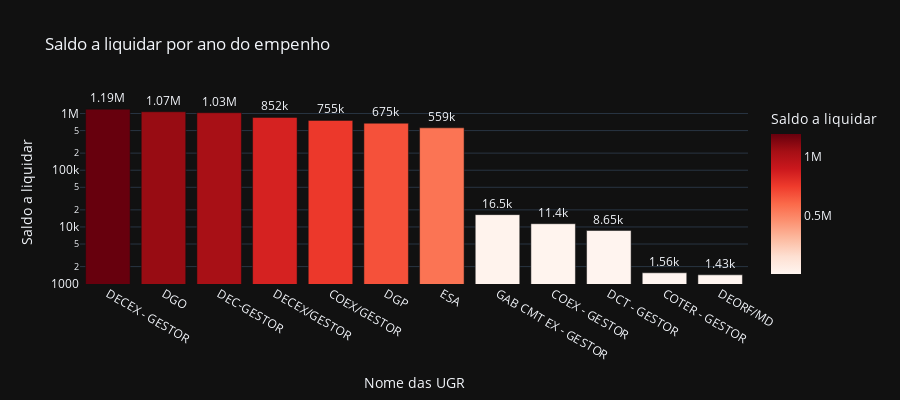

Notebook source saved alongside this figure:
### Code cell
# Saldo a liquidar por tipo de NE
cols = ['NOME_UGR', 'A_LIQUIDAR']

df_aux = df.loc[:, cols].groupby('NOME_UGR').sum().sort_values(by= 'A_LIQUIDAR', ascending=False).reset_index()
df_aux = df_aux[df_aux['A_LIQUIDAR'] > 0]
fig = px.bar(df_aux, 
             x='NOME_UGR', 
             y='A_LIQUIDAR',
             title='Saldo a liquidar por ano do empenho',
             labels={'NOME_UGR':'Nome das UGR', 'A_LIQUIDAR':'Saldo a liquidar'},
             text_auto='.3s',
             height=400,
             log_y=True,
             color='A_LIQUIDAR',
             color_continuous_scale = 'reds',
             template='plotly_dark')
fig.update_traces(textposition = 'outside', cliponaxis = False, hovertemplate=None)
fig.update_layout(hovermode="x unified")

fig.show()

### Figure 1 — Plotly figure (JSON) as saved in the notebook; plotly's stock layout.template omitted (floating-point values rounded to 4 significant figures)
{"data": [{"alignmentgroup": "True", "cliponaxis": false, "legendgroup": "", "marker": {"color": [1190000.0, 1072000.0, 1032000.0, 852300.0, 755400.0, 674600.0, 559000.0, 16490.0, 11400.0, 8645, 1556.0, 1434.0], "coloraxis": "coloraxis", "pattern": {"shape": ""}}, "name": "", "offsetgroup": "", "orientation": "v", "showlegend": false, "textposition": "outside", "texttemplate": "%{y:.3s}", "type": "bar", "x": ["DECEX - GESTOR", "DGO", "DEC-GESTOR", "DECEX/GESTOR", "COEX/GESTOR", "DGP", "ESA", "GAB CMT EX - GESTOR", "COEX - GESTOR", "DCT - GESTOR", "COTER - GESTOR", "DEORF/MD"], "xaxis": "x", "y": [1190000.0, 1072000.0, 1032000.0, 852300.0, 755400.0, 674600.0, 559000.0, 16490.0, 11400.0, 8645, 1556.0, 1434.0], "yaxis": "y"}], "layout": {"barmode": "relative", "coloraxis": {"colorbar": {"title": {"text": "Saldo a liquidar"}}, "colorscale": [[0, "rgb(255,245,240)"], [0.125, "rgb(254,224,210)"], [0.25, "rgb(252,187,161)"], [0.375, "rgb(252,146,114)"], [0.5, "rgb(251,106,74)"], [0.625, "rgb(239,59,44)"], [0.75, "rgb(203,24,29)"], [0.875, "rgb(165,15,21)"], [1, "rgb(103,0,13)"]]}, "height": 400, "hovermode": "x unified", "legend": {"tracegroupgap": 0}, "title": {"text": "Saldo a liquidar por ano do empenho"}, "xaxis": {"anchor": "y", "domain": [0, 1], "title": {"text": "Nome das UGR"}}, "yaxis": {"anchor": "x", "domain": [0, 1], "title": {"text": "Saldo a liquidar"}, "type": "log"}}}
